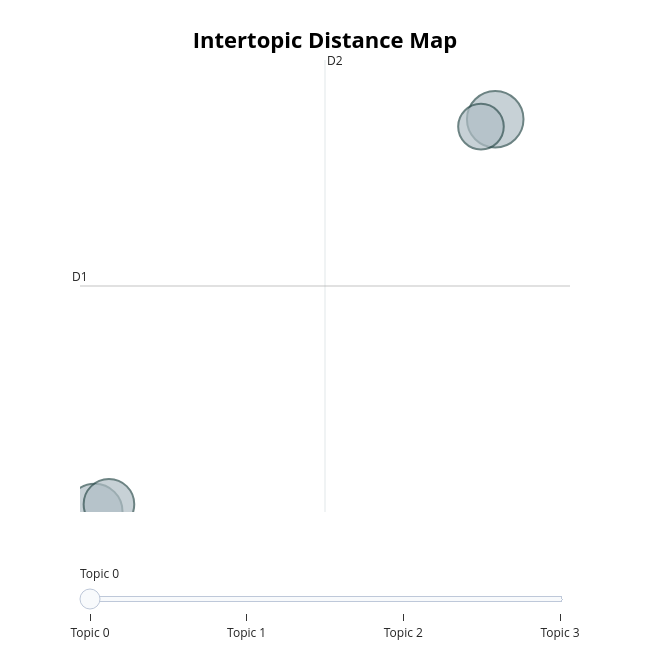

Notebook cell for this chart:
### Markdown cell above
Intertopic Distance Map

### Code cell
fig_intertopic = topic_model.visualize_topics()
fig_intertopic.show()

### Figure 1 — Plotly figure (JSON) as saved in the notebook; plotly's stock layout.template omitted (floating-point values rounded to 4 significant figures)
{"data": [{"customdata": [[0, "update | aplikasi | buka | aplikasinya | apk", 5389], [1, "saldo | uang | bri | transaksi | bank", 5206], [2, "aplikasi | buka | akun | nya | hp", 4315], [3, "username | ktp | daftar | login | verifikasi", 3502]], "hovertemplate": "<b>Topic %{customdata[0]}</b><br>%{customdata[1]}<br>Size: %{customdata[2]}", "legendgroup": "", "marker": {"color": "#B0BEC5", "line": {"color": "DarkSlateGrey", "width": 2}, "size": [5389, 5206, 4315, 3502], "sizemode": "area", "sizeref": 3.368, "symbol": "circle"}, "mode": "markers", "name": "", "orientation": "v", "showlegend": false, "type": "scatter", "x": [16.95, 3.333, 3.818, 16.47], "xaxis": "x", "y": [26.25, 0.1959, 0.6806, 25.77], "yaxis": "y"}], "layout": {"annotations": [{"showarrow": false, "text": "D1", "x": 2.833, "y": 15.18, "yshift": 10}, {"showarrow": false, "text": "D2", "x": 11.17, "xshift": 10, "y": 30.19}], "height": 650, "hoverlabel": {"bgcolor": "white", "font": {"family": "Rockwell", "size": 16}}, "legend": {"itemsizing": "constant", "tracegroupgap": 0}, "margin": {"t": 60}, "shapes": [{"line": {"color": "#CFD8DC", "width": 2}, "type": "line", "x0": 11.17, "x1": 11.17, "y0": 0.1665, "y1": 30.19}, {"line": {"color": "#9E9E9E", "width": 2}, "type": "line", "x0": 2.833, "x1": 19.5, "y0": 15.18, "y1": 15.18}], "sliders": [{"active": 0, "pad": {"t": 50}, "steps": [{"args": [{"marker.color": [["red", "#B0BEC5", "#B0BEC5", "#B0BEC5"]]}], "label": "Topic 0", "method": "update"}, {"args": [{"marker.color": [["#B0BEC5", "red", "#B0BEC5", "#B0BEC5"]]}], "label": "Topic 1", "method": "update"}, {"args": [{"marker.color": [["#B0BEC5", "#B0BEC5", "red", "#B0BEC5"]]}], "label": "Topic 2", "method": "update"}, {"args": [{"marker.color": [["#B0BEC5", "#B0BEC5", "#B0BEC5", "red"]]}], "label": "Topic 3", "method": "update"}]}], "title": {"font": {"color": "Black", "size": 22}, "text": "<b>Intertopic Distance Map</b>", "x": 0.5, "xanchor": "center", "y": 0.95, "yanchor": "top"}, "width": 650, "xaxis": {"anchor": "y", "domain": [0, 1], "range": [2.833, 19.5], "title": {"text": ""}, "visible": false}, "yaxis": {"anchor": "x", "domain": [0, 1], "range": [0.1665, 30.19], "title": {"text": ""}, "visible": false}}}
